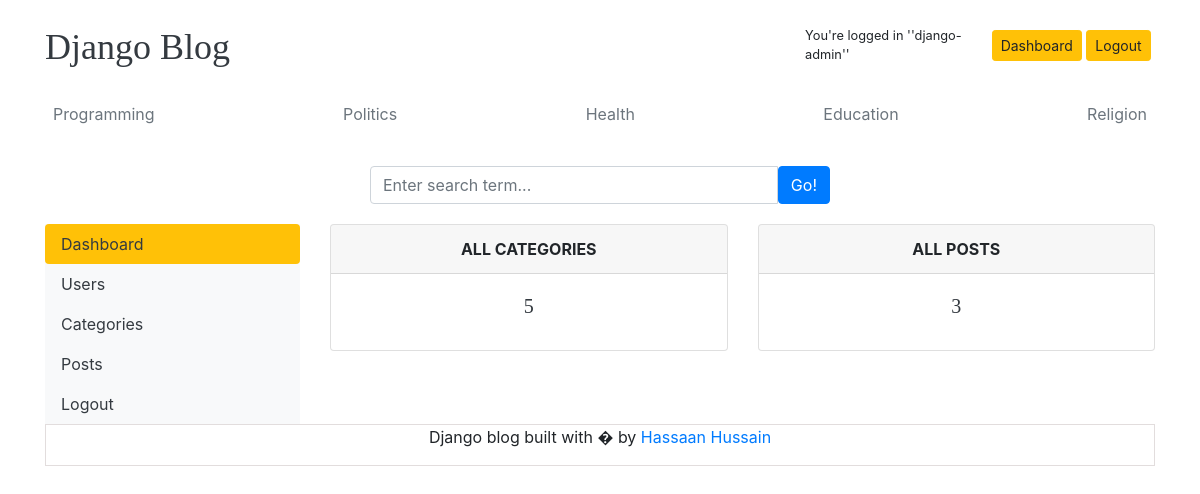
Screenshot of /dashboard/ (signed in) with the database file from the repository.
### blogs/models.py (models this page shows)
class Category(models.Model):
    category_name = models.CharField(max_length=50, unique=True)
    created_at = models.DateTimeField(auto_now_add=True)
    update_at = models.DateTimeField(auto_now=True)
    class Meta:
        verbose_name_plural = 'categories'
    def __str__(self):
        return self.category_name

### dashboard/views.py (the view)
# urls.py: path('dashboard/', include('dashboard.urls')),
@login_required(login_url='login')
def dashboard(request):
    categories_count = Category.objects.all().count()
    blog_count = Blog.objects.all().count()
    context = {
        'categories_count': categories_count,
        'blog_count': blog_count,
    }
    return render(request, 'dashboard/dashboard.html', context)

### blogs/context_processors.py (called while the page is built)
def get_categories(request):
    categories = Category.objects.all()
    return dict(categories=categories)

def social_links(request):
    links = SocialLinks.objects.all()
    return dict(links=links)

### templates/dashboard/dashboard.html
{% extends "home.html" %}
{% block content %}
<div class="row">
    {% include "dashboard/sidebar.html" %}
    <div class="col-md-9">
        <div class="row">
            <div class="col">
                <div class="card border-default mb-3">
                    <div class="card-header text-center text-uppercase font-weight-bold">All Categories</div>
                    <div class="card-body text-dark">
                        <h5 class="card-title text-center">{{ categories_count }}</h5>
                    </div>
                </div>
            </div>
            <div class="col">
                <div class="card border-default mb-3">
                    <div class="card-header text-center text-uppercase font-weight-bold">All Posts</div>
                    <div class="card-body text-dark">
                        <h5 class="card-title text-center">{{ blog_count }}</h5>
                    </div>
                </div>
            </div>
        </div>
    </div>
</div>
{% endblock content %}

### templates/home.html (shortened to what this page needs)
{% load static %}
<!DOCTYPE html>
<html lang="en">
<head>
    <link href="https://getbootstrap.com/docs/4.0/dist/css/bootstrap.min.css" rel="stylesheet">
    <link rel="stylesheet" href="https://cdnjs.cloudflare.com/ajax/libs/font-awesome/7.0.1/css/all.min.css" />
    <link href="{% static "css/blog.css" %}" rel="stylesheet">
  </head>
<body>
    <div class="container">
        <header class="blog-header py-3">
        <div class="row flex-nowrap justify-content-between align-items-center">
            <div class="col-8 pt-1">
            <a class="blog-header-logo text-dark" href="/">Django Blog</a>
            </div>
            {% if user.is_authenticated %}
            <div class="col-4 d-flex justify-content-end align-items-center">
                <small>You're logged in ''{{ user }}''</small>
                <a href="{% url "dashboard" %}" class='btn btn-sm btn-warning'>Dashboard</a>
                <a class="btn btn-sm btn-warning" href="{% url "logout" %}">Logout</a> &nbsp;
            </div>
            {% else %}
            <div class="col-4 d-flex justify-content-end align-items-center">
                <a class="btn btn-sm btn-warning" href="{% url "login" %}">Login</a> &nbsp;
                <a class="btn btn-sm btn-outline-secondary" href="{% url 'register' %}">Register</a>
            </div>
            {% endif %}
        </div>
        </header>
        <div class="nav-scroller py-1 mb-2">
        <nav class="nav d-flex justify-content-between">
            {% for category in categories %}
            <a class="p-2 text-muted" href="{% url "posts_by_category" category.id %}">{{ category }}</a>
            {% endfor %}
        </nav>
        </div>
            <form action="{% url 'search' %}" method='GET' style='width: 500px; margin:auto;'>
                <div class="card-body">
                    <div class="input-group">
                        <input class="form-control" type="text" name='keyword' value='{{ keyword }}' placeholder="Enter search term..." aria-label="Enter search term..." aria-describedby="button-search" />
                        <button class="btn btn-primary" id="button-search" type="submit">Go!</button>
                    </div>
                </div>
            </form>
        {% block content %}{% endblock %}
        <footer class="blog-footer" style='border: 0.5px solid #e2dddd; text-align: center;'>
            <p>Django blog built with � by <a href="#">Hassaan Hussain</a></p>
        </footer>
    </div>
</body>
</html>

### blog_main/static/css/blog.css (style rules this page uses)
.blog-header-logo { font-family: "Playfair Display", Georgia, "Times New Roman", serif; font-size: 2.25rem; }
h1, h2, h3, h4, h5, h6 { font-family: "Playfair Display", Georgia, "Times New Roman", serif; }

### rows the page displays
Category: category_name "Programming"
Category: category_name "Politics"
Category: category_name "Health"
Category: category_name "Education"
Category: category_name "Religion"

### other values shown
{{ user }} "django-admin"
{{ categories_count }} "5"
{{ blog_count }} "3"
